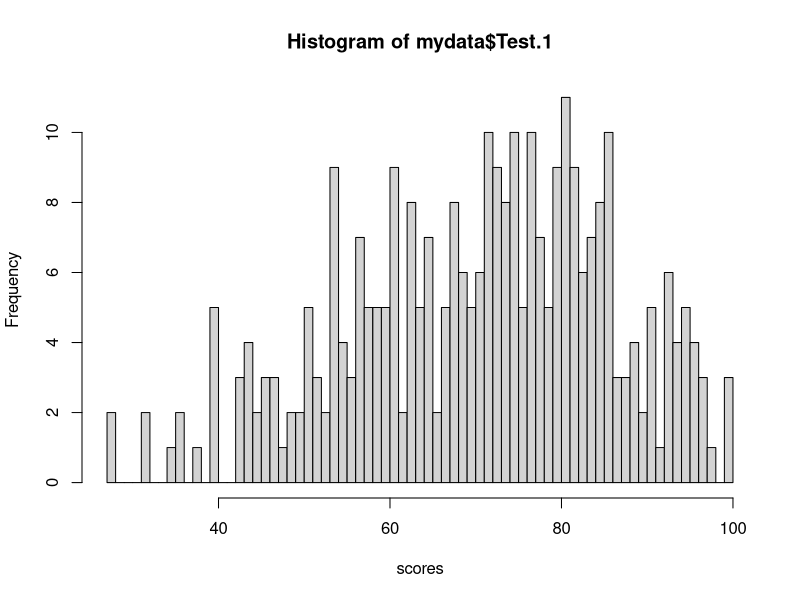

This figure's R source:
## ---- chunk 1
knitr::opts_chunk$set(echo = TRUE)
## ---- chunk 2
# Name Brand I stratum 1:
N1 = 120
lastyrSale1 = 24500
popMu1 = lastyrSale1/N1
# the sample values are:
x1 <- c(204, 143, 82, 256, 275, 198)
y1 <- c(210, 160, 75, 280, 300, 190)
# number of samples:
n1 = length(y1)


# Name Brand II stratum 2:
N2 = 180
lastyrSale2 = 21200
popMu2 = lastyrSale2/N2
# the sample values are:
x2 <- c(137, 189, 119, 63, 103, 107, 159, 63, 87)
y2 <- c(150, 200, 125, 60, 110, 100, 180, 75, 90)
# number of samples:
n2 = length(y2)


# total population size
N = N1+N2
# weight
W1 = N1/N
W2 = N2/N
# fractions
f1 = n1/N1
f2 = n2/N2
# sample mean for brand I
y1_bar = mean(y1)
x1_bar = mean(x1)
# sample mean for Brand II
y2_bar = mean(y2)
x2_bar = mean(x2)
# sample variance for brand I
y1_s2 = var(y1)
x1_s2 = var(x1)
# sample variance for Brand II
y2_s2 = var(y2)
x2_s2 = var(x2)
# coefficients between x and y (brand I)
corr1 = cor(y1, x1)
# coefficients between x and y (brand II)
corr2 = cor(y2, x2)

## ---- chunk 3
tau_hat = N1*y1_bar+N2*y2_bar
tau_hat
## ---- chunk 4
var_hat_mu_hat_1 = (1-f1)*(y1_s2/n1)
var_hat_mu_hat_2 = (1-f2)*(y2_s2/n2)
var_hat_tau_hat = N1^2*var_hat_mu_hat_1+N2^2*var_hat_mu_hat_2
var_hat_tau_hat
## ---- chunk 5
# ratio
r1 = y1_bar/x1_bar
r2 = y2_bar/x2_bar
mu_y_hat_sr_1 = W1*r1*popMu1
mu_y_hat_sr_2 = W2*r2*popMu2
mu_y_hat_sr = mu_y_hat_sr_1+mu_y_hat_sr_2
tau_y_hat_sr = N*mu_y_hat_sr
tau_y_hat_sr
## ---- chunk 6
r1_s2 = var(y1-r1*x1)
r2_s2 = var(y2-r2*x2)
var_hat_mu_r_hat_1 = (1-f1)*(r1_s2/n1)
var_hat_mu_r_hat_2 = (1-f2)*(r2_s2/n2)
weight_var_1 = W1^2*var_hat_mu_r_hat_1
weight_var_2 = W2^2*var_hat_mu_r_hat_2
weight_var = weight_var_1+weight_var_2
var_tau_hat_r_sr = weight_var*N^2
var_tau_hat_r_sr
## ---- chunk 7
# cross products between x, y:
sx1y1 = sum((x1-mean(x1))*(y1-mean(y1)))/(n1-1)
sx2y2 = sum((x2-mean(x2))*(y2-mean(y2)))/(n2-1)
# regression coefficient for brand I:
b1 = sx1y1/x1_s2
b2 = sx2y2/x2_s2
a1 = y1_bar-b1*x1_bar
a2 = y2_bar-b2*x2_bar
# output
b1
b2
a1
a2
## ---- chunk 8
mu_l_hat_1 = y1_bar+b1*(popMu1-x1_bar)
mu_l_hat_2 = y2_bar+b2*(popMu2-x2_bar)
mu_l_hat_sr_1 = W1*mu_l_hat_1
mu_l_hat_sr_2 = W2*mu_l_hat_2
mu_l_hat_sr = mu_l_hat_sr_1 + mu_l_hat_sr_2
tau_l_hat_sr = N*mu_l_hat_sr
tau_l_hat_sr
## ---- chunk 9
# y hat:
y1_hat = a1+b1*x1
y2_hat = a2+b2*x2

e1 = y1-y1_hat
e2 = y2-y2_hat

MSE_1 = sum(e1^2)/(n1-2)
MSE_2 = sum(e2^2)/(n2-2)
MSE_1
MSE_2

## ---- chunk 10
varHat_muLhat_sr1 = W1^2*(1-f1)*(MSE_1/n1)
varHat_muLhat_sr2 = W2^2*(1-f2)*(MSE_2/n2)
varHat_muLhat_sr = varHat_muLhat_sr1 + varHat_muLhat_sr2
varHat_tauLhat_sr = N^2*varHat_muLhat_sr
varHat_tauLhat_sr
## ---- chunk 11
effic_rb = var_tau_hat_r_sr/var_hat_tau_hat
effic_rb
## ---- chunk 12
effic_rl = var_tau_hat_r_sr/varHat_tauLhat_sr
effic_rl
## ---- chunk 13
effic_bl = var_hat_tau_hat/varHat_tauLhat_sr
effic_bl
## ---- chunk 14
popMu = W1*popMu1+W2*popMu2
popMu
y_bar_st = W1*y1_bar + W2*y2_bar
y_bar_st
x_bar_st = W1*x1_bar + W2*x2_bar
x_bar_st

# combined ratio estimate of mean:
mu_hat_cr = (y_bar_st/x_bar_st)*popMu
mu_hat_cr
## ---- chunk 15
# ratio (CR):
r_cr = (y_bar_st/x_bar_st)
# for stratum 1:
s2_cr1 = sum((y1-r_cr*x1)^2)/(n1-1)
s2_cr2 = sum((y2-r_cr*x2)^2)/(n2-1)
s2_cr1
s2_cr2
# estimated variance:
var_hat_mu_hat_cr = W1^2*(1-f1)*(s2_cr1/n1) + W2^2*(1-f2)*(s2_cr2/n2)
var_hat_mu_hat_cr
## ---- chunk 16
# cross products between x, y:
sx1y1 = sum((x1-mean(x1))*(y1-mean(y1)))/(n1-1)
sx2y2 = sum((x2-mean(x2))*(y2-mean(y2)))/(n2-1)
# regression coefficient
b1 = sx1y1/x1_s2
b2 = sx2y2/x2_s2
a1 = y1_bar-b1*x1_bar
a2 = y2_bar-b2*x2_bar
# output
b1
b2
a1
a2
## ---- chunk 17
mu_l_hat_1 = y1_bar+b1*(popMu1-x1_bar)
mu_l_hat_2 = y2_bar+b2*(popMu2-x2_bar)
mu_l_hat_sr_1 = W1*mu_l_hat_1
mu_l_hat_sr_2 = W2*mu_l_hat_2
mu_l_hat_sr = mu_l_hat_sr_1 + mu_l_hat_sr_2
tau_l_hat_sr = N*mu_l_hat_sr
tau_l_hat_sr
## ---- chunk 18
# y hat:
y1_hat = a1+b1*x1
y2_hat = a2+b2*x2

e1 = y1-y1_hat
e2 = y2-y2_hat

MSE_1 = sum(e1^2)/(n1-2)
MSE_2 = sum(e2^2)/(n2-2)
MSE_1
MSE_2
## ---- chunk 19
varHat_muLhat_sr1 = W1^2*(1-f1)*(MSE_1/n1)
varHat_muLhat_sr2 = W2^2*(1-f2)*(MSE_2/n2)
varHat_muLhat_sr = varHat_muLhat_sr1 + varHat_muLhat_sr2
varHat_tauLhat_sr = N^2*varHat_muLhat_sr
varHat_tauLhat_sr
## ---- chunk 20
var_hat_tau_hat_cr = N^2*var_hat_mu_hat_cr
effic_rb2 = var_hat_tau_hat_cr/var_hat_tau_hat
effic_rb2
## ---- chunk 21
effic_rl2 = var_hat_tau_hat_cr/varHat_tauLhat_sr
effic_rl2
## ---- chunk 22
effic_bl2 = var_hat_tau_hat/varHat_tauLhat_sr
effic_bl2
## ---- chunk 23
# load data
mydata<-read.csv("StudentsMarks.csv")
# use x to record term test 1 marks,
# after removing students who missed the test.
x<-na.omit(mydata$Test.1)
N<-length(x)
N
## ---- chunk 24
# explore data
head(mydata)
# histogram of population values:
hist(mydata$Test.1, breaks=100, include.lowest=FALSE, freq=TRUE, right=TRUE, xlab="scores")
## ---- chunk 25
mean_t1 = mean(x)
mean_t1
sd_t1 = sd(x)
sd_t1
## ---- chunk 26
# systematic sampling (size 20)
set.seed(1)
k = 20
start = sample(1:k, 1)
s = seq(start, N, k)
s

n = length(s)
# estimation of the average mark of students:
mu_hat_x = (1/n)*sum(x[s])
mu_hat_x
s2_x = var(x[s])
var_hat_x_bar = ((N-n)/N)*(s2_x/n)
B1 = sqrt(var_hat_x_bar)*2
B1

CI_upper1 = mu_hat_x+B1
CI_lower1 = mu_hat_x-B1
CI_upper1
CI_lower1
## ---- chunk 27
# systematic sampling (size 10)
set.seed(3)
np = 10
ns = 5
kp = floor(N/np)

first = sample(1:kp, ns)
sys1 = seq(first[1], N, kp)
sys2 = seq(first[2], N, kp)
sys3 = seq(first[3], N, kp)
sys4 = seq(first[4], N, kp)
sys5 = seq(first[5], N, kp)

lst = c(sys1,sys2,sys3,sys4,sys5)
lst

n2 = length(lst)
# estimation of the average mark of students:
mu_hat_x2 = (1/n2)*sum(x[lst])
mu_hat_x2
s2_x2 = var(x[lst])
var_hat_x_bar2 = ((N-n2)/N)*(s2_x2/n2)
B2 = sqrt(var_hat_x_bar2)*2
B2

CI_upper2 = mu_hat_x2+B2
CI_lower2 = mu_hat_x2-B2
CI_upper2
CI_lower2
